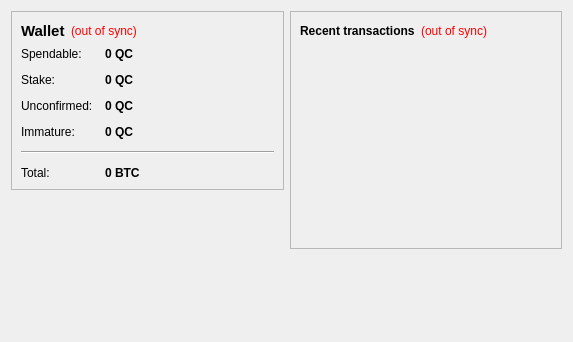
<?xml version="1.0" encoding="UTF-8"?>
<ui version="4.0">
 <class>OverviewPage</class>
 <widget class="QWidget" name="OverviewPage">
  <property name="geometry">
   <rect>
    <x>0</x>
    <y>0</y>
    <width>573</width>
    <height>342</height>
   </rect>
  </property>
  <property name="windowTitle">
   <string>Form</string>
  </property>
  <layout class="QHBoxLayout" name="horizontalLayout" stretch="1,1">
   <item>
    <layout class="QVBoxLayout" name="verticalLayout_2">
     <item>
      <widget class="QFrame" name="frame">
       <property name="frameShape">
        <enum>QFrame::StyledPanel</enum>
       </property>
       <property name="frameShadow">
        <enum>QFrame::Raised</enum>
       </property>
       <layout class="QVBoxLayout" name="verticalLayout_4">
        <item>
         <layout class="QHBoxLayout" name="horizontalLayout_4">
          <item>
           <widget class="QLabel" name="label_5">
            <property name="font">
             <font>
              <pointsize>11</pointsize>
              <weight>75</weight>
              <bold>true</bold>
             </font>
            </property>
            <property name="text">
             <string>Wallet</string>
            </property>
           </widget>
          </item>
          <item>
           <widget class="QLabel" name="labelWalletStatus">
            <property name="toolTip">
             <string>The displayed information may be out of date. Your wallet automatically synchronizes with the Qovar network after a connection is established, but this process has not completed yet.</string>
            </property>
            <property name="styleSheet">
             <string notr="true">QLabel { color: red; }</string>
            </property>
            <property name="text">
             <string notr="true">(out of sync)</string>
            </property>
            <property name="alignment">
             <set>Qt::AlignLeading|Qt::AlignLeft|Qt::AlignVCenter</set>
            </property>
           </widget>
          </item>
          <item>
           <spacer name="horizontalSpacer_2">
            <property name="orientation">
             <enum>Qt::Horizontal</enum>
            </property>
            <property name="sizeHint" stdset="0">
             <size>
              <width>40</width>
              <height>20</height>
             </size>
            </property>
           </spacer>
          </item>
         </layout>
        </item>
        <item>
         <layout class="QFormLayout" name="formLayout_2">
          <property name="fieldGrowthPolicy">
           <enum>QFormLayout::AllNonFixedFieldsGrow</enum>
          </property>
          <property name="horizontalSpacing">
           <number>12</number>
          </property>
          <property name="verticalSpacing">
           <number>12</number>
          </property>
          <item row="0" column="0">
           <widget class="QLabel" name="label">
            <property name="text">
             <string>Spendable:</string>
            </property>
           </widget>
          </item>
          <item row="0" column="1">
           <widget class="QLabel" name="labelBalance">
            <property name="font">
             <font>
              <weight>75</weight>
              <bold>true</bold>
             </font>
            </property>
            <property name="cursor">
             <cursorShape>IBeamCursor</cursorShape>
            </property>
            <property name="toolTip">
             <string>Your current spendable balance</string>
            </property>
            <property name="text">
             <string notr="true">0 QC</string>
            </property>
            <property name="textInteractionFlags">
             <set>Qt::LinksAccessibleByMouse|Qt::TextSelectableByKeyboard|Qt::TextSelectableByMouse</set>
            </property>
           </widget>
          </item>
          <item row="1" column="0">
           <widget class="QLabel" name="label_6">
            <property name="text">
             <string>Stake:</string>
            </property>
           </widget>
          </item>
          <item row="1" column="1">
           <widget class="QLabel" name="labelStake">
            <property name="font">
             <font>
              <weight>75</weight>
              <bold>true</bold>
             </font>
            </property>
            <property name="cursor">
             <cursorShape>IBeamCursor</cursorShape>
            </property>
            <property name="toolTip">
             <string>Total of coins that was staked, and do not yet count toward the current balance</string>
            </property>
            <property name="text">
             <string notr="true">0 QC</string>
            </property>
            <property name="textInteractionFlags">
             <set>Qt::LinksAccessibleByMouse|Qt::TextSelectableByKeyboard|Qt::TextSelectableByMouse</set>
            </property>
           </widget>
          </item>
          <item row="2" column="0">
           <widget class="QLabel" name="label_3">
            <property name="text">
             <string>Unconfirmed:</string>
            </property>
           </widget>
          </item>
          <item row="2" column="1">
           <widget class="QLabel" name="labelUnconfirmed">
            <property name="font">
             <font>
              <weight>75</weight>
              <bold>true</bold>
             </font>
            </property>
            <property name="cursor">
             <cursorShape>IBeamCursor</cursorShape>
            </property>
            <property name="toolTip">
             <string>Total of transactions that have yet to be confirmed, and do not yet count toward the current balance</string>
            </property>
            <property name="text">
             <string notr="true">0 QC</string>
            </property>
            <property name="textInteractionFlags">
             <set>Qt::LinksAccessibleByMouse|Qt::TextSelectableByKeyboard|Qt::TextSelectableByMouse</set>
            </property>
           </widget>
          </item>
          <item row="3" column="0">
           <widget class="QLabel" name="labelImmatureText">
            <property name="text">
             <string>Immature:</string>
            </property>
           </widget>
          </item>
          <item row="3" column="1">
           <widget class="QLabel" name="labelImmature">
            <property name="font">
             <font>
              <weight>75</weight>
              <bold>true</bold>
             </font>
            </property>
            <property name="toolTip">
             <string>Mined balance that has not yet matured</string>
            </property>
            <property name="text">
             <string notr="true">0 QC</string>
            </property>
            <property name="textInteractionFlags">
             <set>Qt::LinksAccessibleByMouse|Qt::TextSelectableByKeyboard|Qt::TextSelectableByMouse</set>
            </property>
           </widget>
          </item>
          <item row="4" column="0" colspan="2">
           <widget class="Line" name="line">
            <property name="orientation">
             <enum>Qt::Horizontal</enum>
            </property>
           </widget>
          </item>
          <item row="5" column="0">
           <widget class="QLabel" name="labelTotalText">
            <property name="text">
             <string>Total:</string>
            </property>
           </widget>
          </item>
          <item row="5" column="1">
           <widget class="QLabel" name="labelTotal">
            <property name="font">
             <font>
              <weight>75</weight>
              <bold>true</bold>
             </font>
            </property>
            <property name="cursor">
             <cursorShape>IBeamCursor</cursorShape>
            </property>
            <property name="toolTip">
             <string>Your current total balance</string>
            </property>
            <property name="text">
             <string notr="true">0 BTC</string>
            </property>
            <property name="textInteractionFlags">
             <set>Qt::LinksAccessibleByMouse|Qt::TextSelectableByKeyboard|Qt::TextSelectableByMouse</set>
            </property>
           </widget>
          </item>
         </layout>
        </item>
       </layout>
      </widget>
     </item>
     <item>
      <spacer name="verticalSpacer">
       <property name="orientation">
        <enum>Qt::Vertical</enum>
       </property>
       <property name="sizeHint" stdset="0">
        <size>
         <width>20</width>
         <height>40</height>
        </size>
       </property>
      </spacer>
     </item>
    </layout>
   </item>
   <item>
    <layout class="QVBoxLayout" name="verticalLayout_3">
     <item>
      <widget class="QFrame" name="frame_2">
       <property name="frameShape">
        <enum>QFrame::StyledPanel</enum>
       </property>
       <property name="frameShadow">
        <enum>QFrame::Raised</enum>
       </property>
       <layout class="QVBoxLayout" name="verticalLayout">
        <item>
         <layout class="QHBoxLayout" name="horizontalLayout_2">
          <item>
           <widget class="QLabel" name="label_4">
            <property name="text">
             <string>&lt;b&gt;Recent transactions&lt;/b&gt;</string>
            </property>
           </widget>
          </item>
          <item>
           <widget class="QLabel" name="labelTransactionsStatus">
            <property name="toolTip">
             <string>The displayed information may be out of date. Your wallet automatically synchronizes with the Qovar network after a connection is established, but this process has not completed yet.</string>
            </property>
            <property name="styleSheet">
             <string notr="true">QLabel { color: red; }</string>
            </property>
            <property name="text">
             <string notr="true">(out of sync)</string>
            </property>
            <property name="alignment">
             <set>Qt::AlignRight|Qt::AlignTrailing|Qt::AlignVCenter</set>
            </property>
           </widget>
          </item>
          <item>
           <spacer name="horizontalSpacer">
            <property name="orientation">
             <enum>Qt::Horizontal</enum>
            </property>
            <property name="sizeHint" stdset="0">
             <size>
              <width>40</width>
              <height>20</height>
             </size>
            </property>
           </spacer>
          </item>
         </layout>
        </item>
        <item>
         <widget class="QListView" name="listTransactions">
          <property name="styleSheet">
           <string notr="true">QListView { background: transparent; }</string>
          </property>
          <property name="frameShape">
           <enum>QFrame::NoFrame</enum>
          </property>
          <property name="verticalScrollBarPolicy">
           <enum>Qt::ScrollBarAlwaysOff</enum>
          </property>
          <property name="horizontalScrollBarPolicy">
           <enum>Qt::ScrollBarAlwaysOff</enum>
          </property>
          <property name="selectionMode">
           <enum>QAbstractItemView::NoSelection</enum>
          </property>
         </widget>
        </item>
       </layout>
      </widget>
     </item>
     <item>
      <spacer name="verticalSpacer_2">
       <property name="orientation">
        <enum>Qt::Vertical</enum>
       </property>
       <property name="sizeHint" stdset="0">
        <size>
         <width>20</width>
         <height>40</height>
        </size>
       </property>
      </spacer>
     </item>
    </layout>
   </item>
  </layout>
 </widget>
 <resources/>
 <connections/>
</ui>
